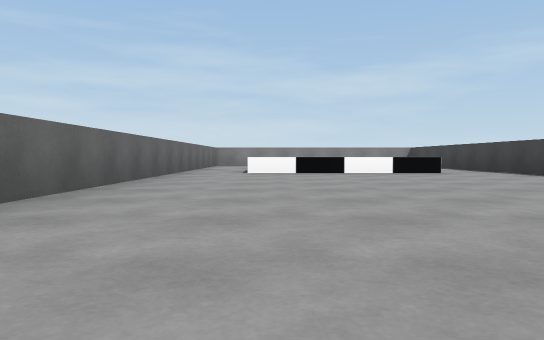
view 1 (above)

24 first-person views from a walk through a Unity game level. The camera is 0.26 m above the floor, tilts 2° down and sees 70° across. The floor is counted in squares, 1 m on a side. Each view is taken from the middle of a square. On the plan, view 1 faces up. The plan holds only what a view shows up to about 9 squares ahead; the rest is blank. The player is left out.

view 2
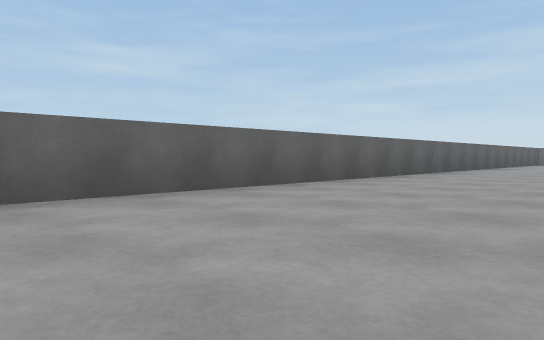

view 3
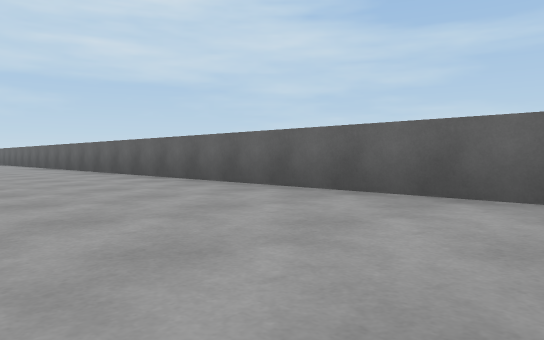

view 4
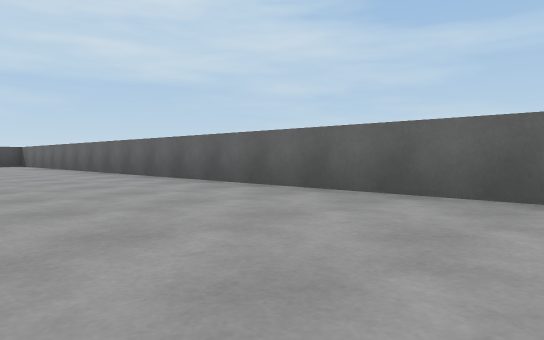

view 5
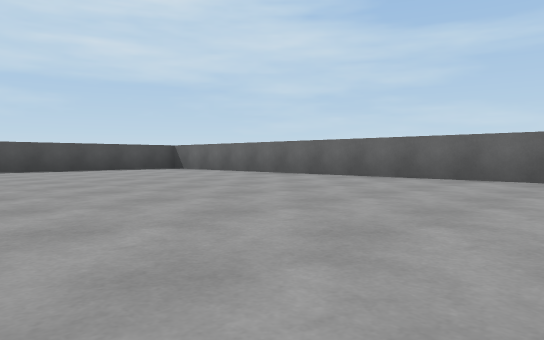

view 6
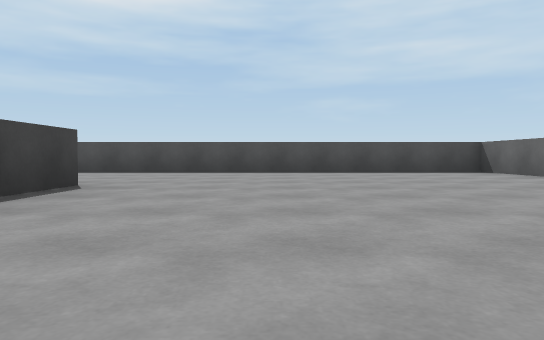

view 7
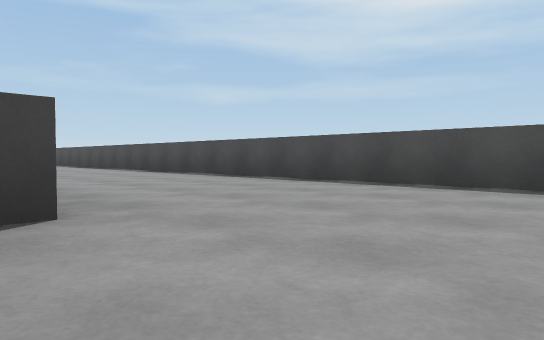

view 8
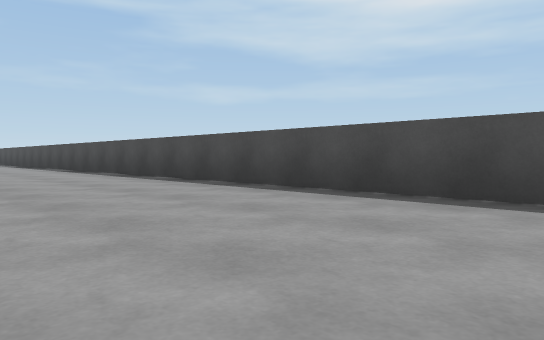

view 9
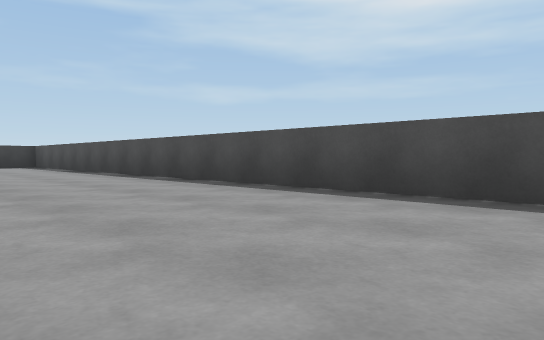

view 10
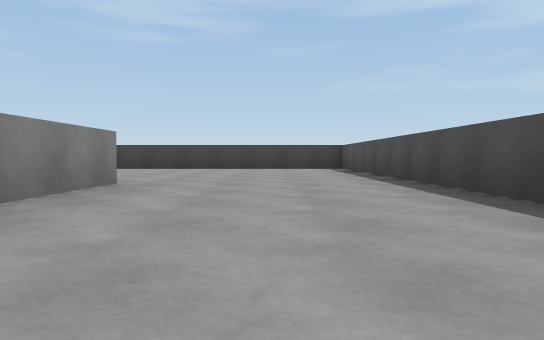

view 11
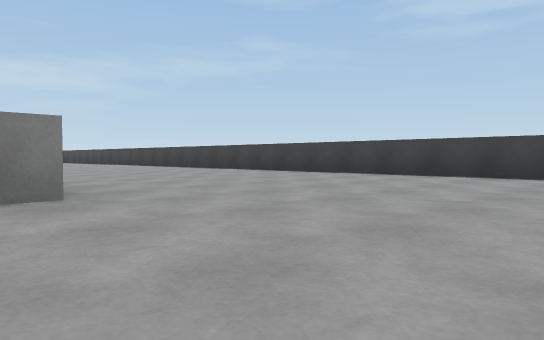

view 12
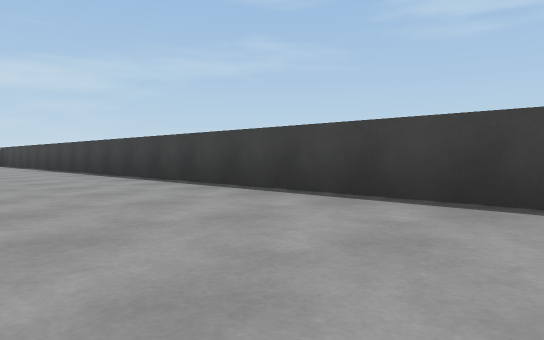

view 13
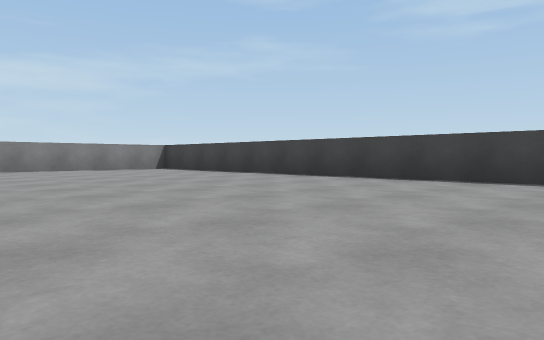

view 14
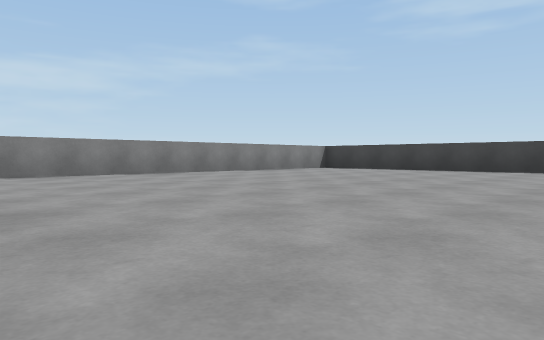

view 15
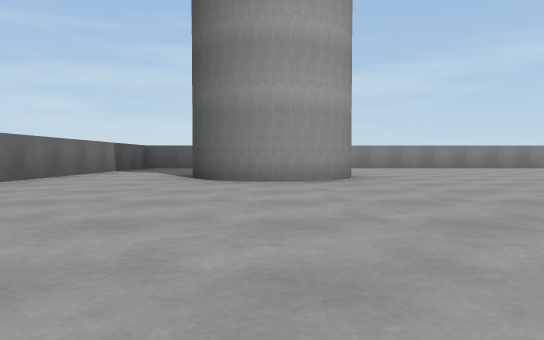

view 16
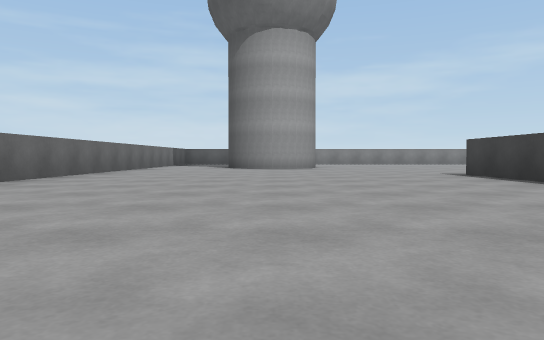

view 17
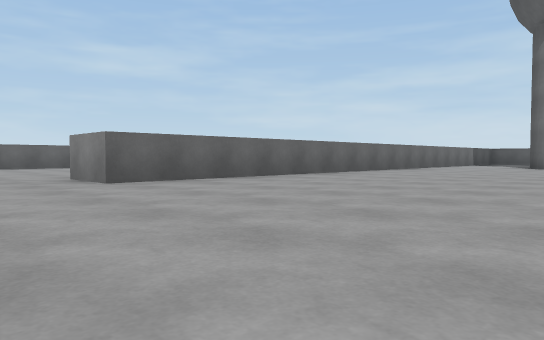

view 18
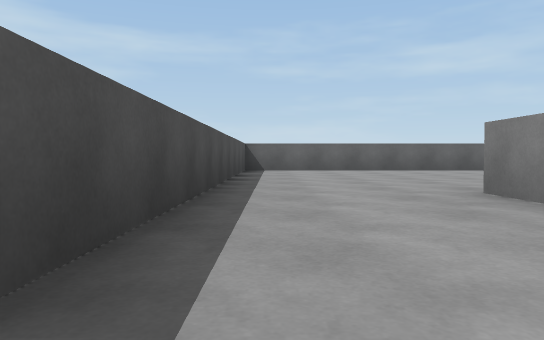

view 19
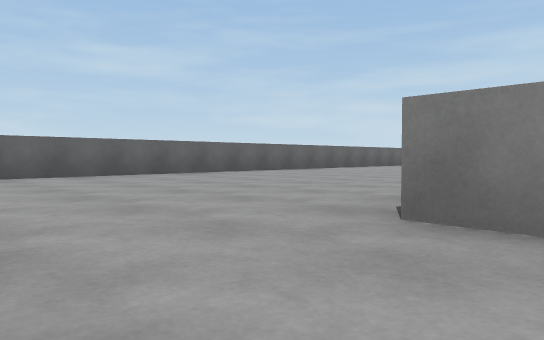

view 20
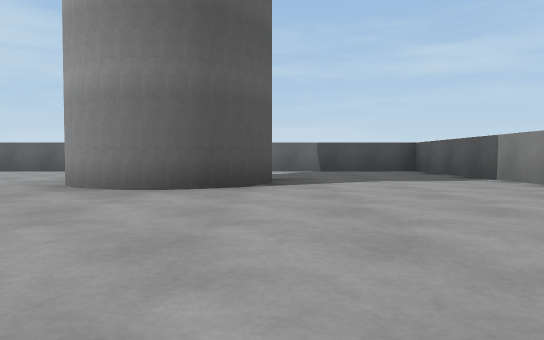

view 21
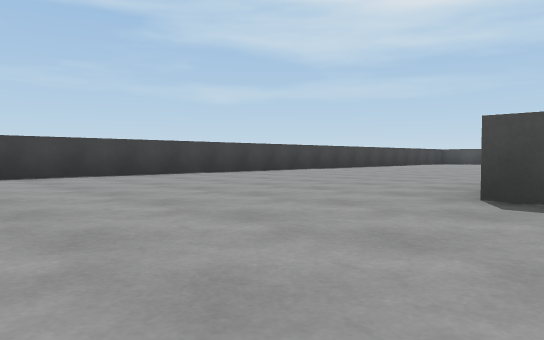

view 22
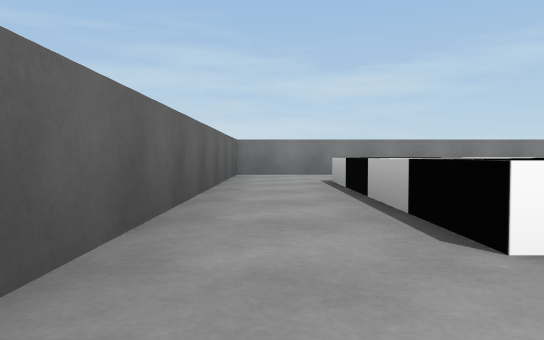

view 23
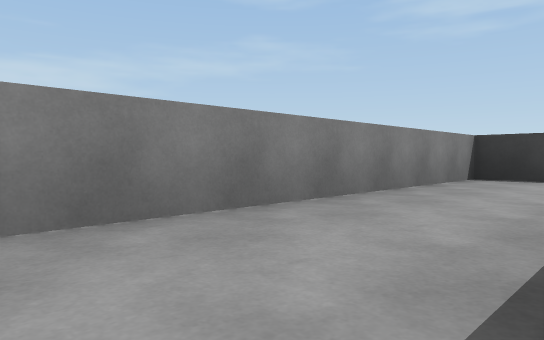

view 24
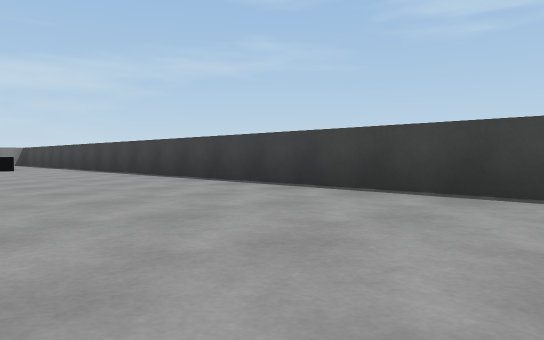

### Floor plan
Points are (right, up) in squares from view 1. A wall is a line through its corners. A room is listed if a view was taken in it or the views show most of it. See-through windows are left out.
Room 1 (views 1, 2, 3, 4, 5, 6, 7, 8, 9, 10, 11, 12, 13, 14, 15, 16, 17, 18, 20, 21, 22, 23, 24)
walls: (15.8, -9.1) (15.8, -7.5); (10.4, -14.5) (11.4, -14.5); (3.8, -1.6) (3.8, 10.5) (-1.5, 10.5) (-1.5, -18.5) (21.3, -18.5) (21.3, -0.5) (10.3, -0.5) (10.3, -12.5); (16.9, -15.5) (15.1, -15.5); (3.8, -15.6) (3.8, -14.4)
low walls: (2.6, 6) (-0.4, 6) (-0.4, 6.6); (-0.4, 6.8) (-0.4, 7.8); (-0.4, 8.2) (-0.4, 9.1)
ways out: opening at (9.5, -13.5) to room 2
objects: other object (14, -4)
Room 2 (view 19)
walls: (4.8, -6.5) (4.8, -14.5) (10.4, -14.5); (10.3, -12.5) (9.2, -12.5)
ways out: opening at (9.5, -13.5) to room 1

Positions as (right, up) in squares from view 1, and headings:
1: (0, 0), facing up
2: (1, -3), facing up-left
3: (1, -1), facing down-left
4: (1, -7), facing down-left
5: (3, -11), facing down-left
6: (2, -12), facing down
7: (2, -15), facing down-right
8: (6, -16), facing down-right
9: (11, -16), facing down-right
10: (13, -17), facing right
11: (16, -18), facing up-right
12: (19, -13), facing up-right
13: (17, -8), facing up-right
14: (14, -6), facing up-right
15: (13, -9), facing up
16: (13, -13), facing up
17: (14, -14), facing up-left
18: (12, -14), facing left
19: (10, -14), facing up-left
20: (17, -3), facing left
21: (16, -5), facing down-right
22: (-1, 5), facing up
23: (-1, 9), facing up-right
24: (1, -2), facing up-right
